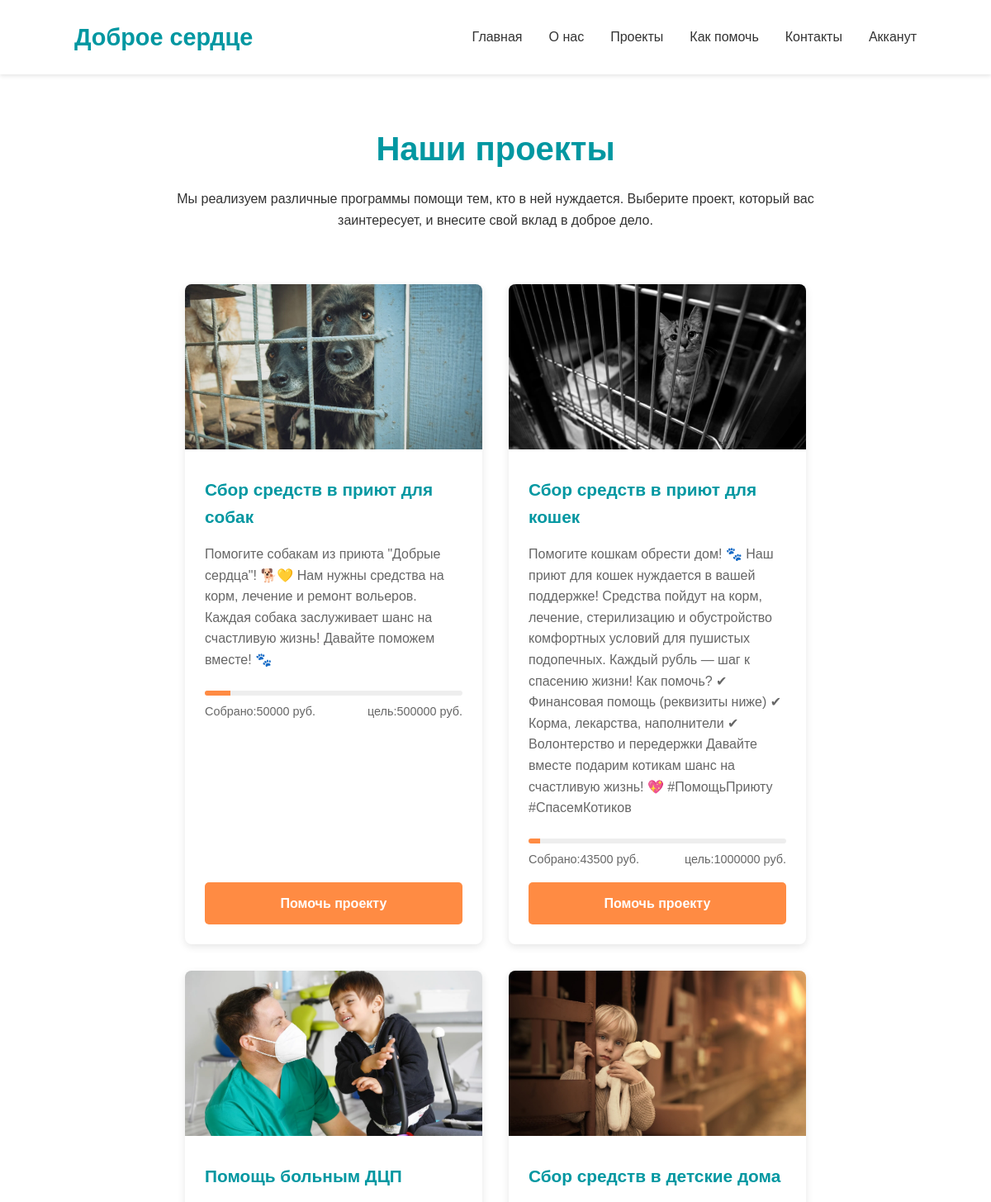
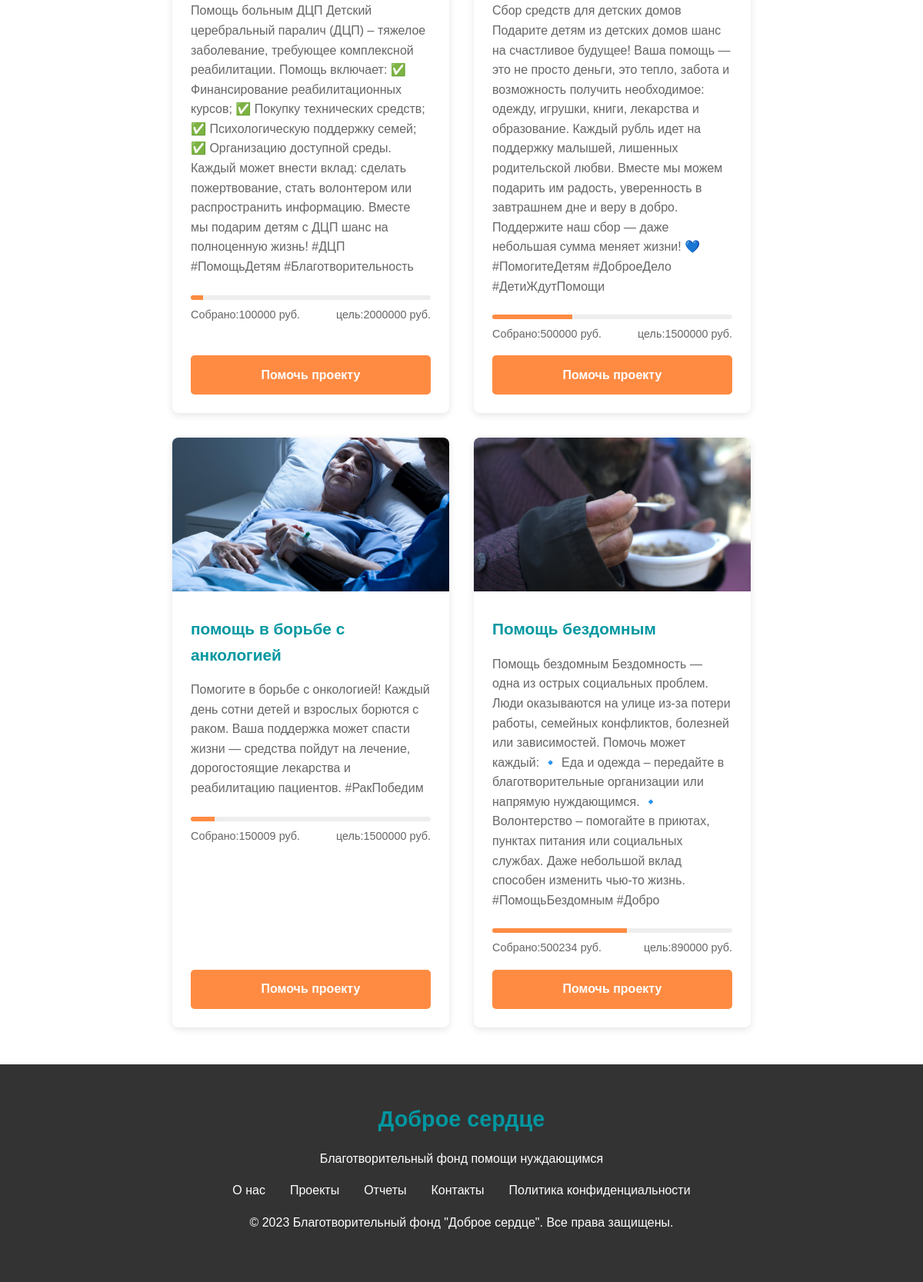
The app's page /projects.php (signed in) with its own data (2 pictures, top to bottom).
### tables this page shows
CREATE TABLE `project` (
  `id` int NOT NULL,
  `tittle` varchar(32) NOT NULL,
  `target_amount` int NOT NULL,
  `target_current` int DEFAULT NULL,
  `purpose_of_donation` varchar(512) NOT NULL,
  `img_path` varchar(64) NOT NULL
);

### public/projects.php (the view, shortened to what this page needs)
<?php include "db.php";
function calculateProgressPercent($current, $target) {
    $percent = ($current / $target) * 100;
    return min(round($percent, 1), 100);
}
?>
<!DOCTYPE html>
<html lang="ru">
<head>
    <link rel="stylesheet" href="https://cdnjs.cloudflare.com/ajax/libs/font-awesome/6.0.0-beta3/css/all.min.css">
</head>
<body>
<?php include "header.php"; ?>
    <main>
        <div class="container">
            <h1>Наши проекты</h1>
            <div class="projects-intro">
                <p>Мы реализуем различные программы помощи тем, кто в ней нуждается. Выберите проект, который вас заинтересует, и внесите свой вклад в доброе дело.</p>
            </div>
            <div class="projects-grid">
                <?php
                $stm=$connect->query('SELECT * FROM `project`');
                $projects=$stm->fetchAll();
                ?>
                <?php foreach ($projects as $project) {?>
                <div class="project-card">
                    <img src=".\images\Project\<?=$project['img_path']?>" alt="<?=$project['img_path']?>" class="project-img">
                    <div class="project-content">
                        <div class="wrapper">
                        <h3 class="project-title"><?=$project['tittle']?></h3>
                        <p class="project-description"><?=$project['purpose_of_donation']?></p>
                        <div class="project-progress">
                            <div class="progress-bar">
                            <div class="progress-fill"
                                style="width: <?=calculateProgressPercent($project['target_current'], $project['target_amount']) ?>%"></div>                            </div>
                            <div class="progress-info">
                                <span>Собрано:<?=$project['target_current']?> руб.</span>
                                <span>цель:<?=$project['target_amount']?> руб.</span>
                            </div>
                            </div>
                        </div>
                        <a href="donate.php?project=<?=$project['id']?>" class="btn">Помочь проекту</a>
                    </div>
                </div>
                <?php }?>
            </div>
        </div>
    </main>
    <?php include "footer.php" ?>
</body>
</html>

### public/projects.php (style rules this page uses)
:root { --h1-color: #0097a1; --h2-color: #ff8b43; --button-color: #ff8b43; --text-color: #333; --light-bg: #f9f9f9; }
body { font-family: 'Arial', sans-serif; margin: 0; padding: 0; color: var(--text-color); line-height: 1.6; }
.container { width: 85%; max-width: 1200px; margin: 0 auto; }
h1 { color: var(--h1-color); font-size: 2.5rem; margin-bottom: 1rem; text-align: center; padding-top: 2rem; }
.projects-intro { text-align: center; max-width: 800px; margin: 0 auto 3rem; padding: 0 1rem; }
.projects-grid { display: flex; flex-wrap: wrap; gap: 2rem; padding: 1rem 0 3rem; justify-content: center; }
.project-card { background: white; border-radius: 8px; overflow: hidden; box-shadow: 0 3px 10px rgba(0,0,0,0.1); transition: transform 0.3s; max-width: 360px; display: flex; flex-direction: column; flex-grow: 1; }
.project-img { height: 200px; width: 100%; object-fit: cover; }
.project-content { padding: 1.5rem; display: flex; flex-direction: column; justify-content: space-between; flex-grow: 1; }
.project-title { font-size: 1.3rem; margin: 0.5rem 0; color: var(--h1-color); }
.project-description { margin-bottom: 1.5rem; color: #666; }
.project-progress { margin-bottom: 1rem; }
.progress-bar { height: 6px; background-color: #eee; border-radius: 3px; margin-bottom: 0.5rem; overflow: hidden; }
.progress-fill { height: 100%; background-color: var(--h2-color); width: 65%; }
.progress-info { display: flex; justify-content: space-between; font-size: 0.9rem; color: #666; }
.btn { display: inline-block; background-color: var(--button-color); color: white; padding: 0.8rem 1.5rem; border-radius: 5px; text-decoration: none; font-weight: bold; border: none; cursor: pointer; transition: background-color 0.3s; width: 100%; text-align: center; box-sizing: border-box; }

### public/header.php (style rules this page uses)
:root { --h1-color: #0097a1; --h2-color: #ff8b43; --button-color: #ff8b43; --text-color: #333; --light-bg: #f9f9f9; }
body { font-family: 'Arial', sans-serif; margin: 0; padding: 0; color: var(--text-color); line-height: 1.6; }

### public/footer.php (style rules this page uses)
:root { --h1-color: #0097a1; --h2-color: #ff8b43; --button-color: #ff8b43; --text-color: #333; --light-bg: #f9f9f9; }
body { font-family: 'Arial', sans-serif; margin: 0; padding: 0; color: var(--text-color); line-height: 1.6; }

### records on screen
project: img_path (picture), tittle "Сбор средств в приют для собак", purpose_of_donation "Помогите собакам из приюта \"Добрые сердца\"! 🐕💛 Нам нужны средства на корм, лечение и ремонт вольеров. Каждая собака заслуживает шанс на счастливую жизнь! Давайте поможем вместе! 🐾", target_current "50000", target_amount "500000"
project: img_path (picture), tittle "Сбор средств в приют для кошек", purpose_of_donation "Помогите кошкам обрести дом! 🐾 Наш приют для кошек нуждается в вашей поддержке! Средства пойдут на корм, лечение, стерилизацию и обустройство комфортных условий для пушистых подопечных. Каждый рубль — шаг к спасению жизни! Как помочь? ✔ Финансовая помощь (реквизиты ниже) ✔ Корма, лекарства, наполнители ✔ Волонтерство и передержки Давайте вместе подарим котикам шанс на счастливую жизнь! 💖 #ПомощьПриюту #СпасемКотиков", target_current "43500", target_amount "1000000"
project: img_path (picture), tittle "Помощь больным ДЦП", purpose_of_donation "Помощь больным ДЦП Детский церебральный паралич (ДЦП) – тяжелое заболевание, требующее комплексной реабилитации. Помощь включает: ✅ Финансирование реабилитационных курсов; ✅ Покупку технических средств; ✅ Психологическую поддержку семей; ✅ Организацию доступной среды. Каждый может внести вклад: сделать пожертвование, стать волонтером или распространить информацию. Вместе мы подарим детям с ДЦП шанс на полноценную жизнь! #ДЦП #ПомощьДетям #Благотворительность", target_current "100000", target_amount "2000000"
project: img_path (picture), tittle "Сбор средств в детские дома", purpose_of_donation "Сбор средств для детских домов Подарите детям из детских домов шанс на счастливое будущее! Ваша помощь — это не просто деньги, это тепло, забота и возможность получить необходимое: одежду, игрушки, книги, лекарства и образование. Каждый рубль идет на поддержку малышей, лишенных родительской любви. Вместе мы можем подарить им радость, уверенность в завтрашнем дне и веру в добро. Поддержите наш сбор — даже небольшая сумма меняет жизни! 💙 #ПомогитеДетям #ДоброеДело #ДетиЖдутПомощи", target_current "500000", target_amount "1500000"
project: img_path (picture), tittle "помощь в борьбе с анкологией", purpose_of_donation "Помогите в борьбе с онкологией! Каждый день сотни детей и взрослых борются с раком. Ваша поддержка может спасти жизни — средства пойдут на лечение, дорогостоящие лекарства и реабилитацию пациентов. #РакПобедим", target_current "150009", target_amount "1500000"
project: img_path (picture), tittle "Помощь бездомным", purpose_of_donation "Помощь бездомным Бездомность — одна из острых социальных проблем. Люди оказываются на улице из-за потери работы, семейных конфликтов, болезней или зависимостей. Помочь может каждый: 🔹 Еда и одежда – передайте в благотворительные организации или напрямую нуждающимся. 🔹 Волонтерство – помогайте в приютах, пунктах питания или социальных службах. Даже небольшой вклад способен изменить чью-то жизнь. #ПомощьБездомным #Добро", target_current "500234", target_amount "890000"
